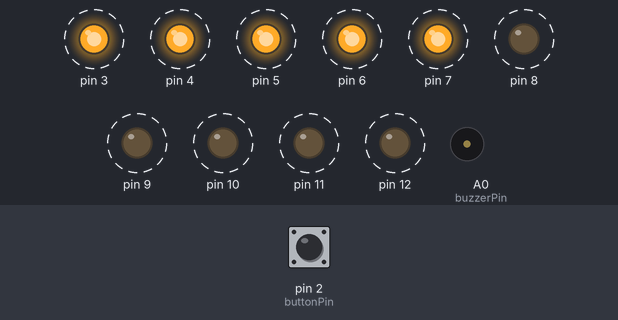
Bench run of a sketch on a simulated Arduino Uno, built with avr-gcc and run on an emulated ATmega328P. Shown: output pins drawn as LEDs (lit = HIGH), buzzer (waves = sounding). Dashed ring = blinking. Inputs (shaded band) come from the test bench; at power-on: pin 2 (buttonPin) HIGH.

Above: at 1.2 s.
1.3 s: pin 2 (buttonPin) pulled LOW for 0.15 s
At 1.9 s:
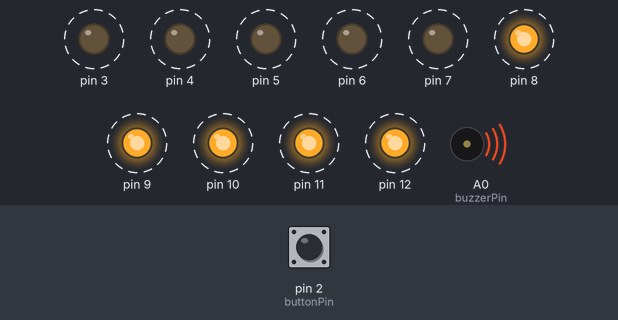
4.4 s: pin 2 (buttonPin) pulled LOW for 1 s
At 4.58 s:
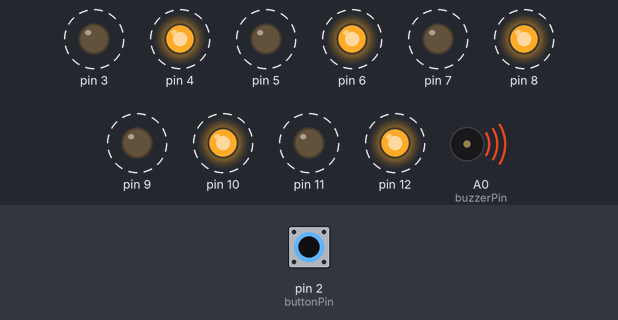
7.4 s: pin 2 (buttonPin) pulled LOW for 3.2 s
Timing chart, 0 to 18.1 s (numbered marks = the images above; inputs shaded):
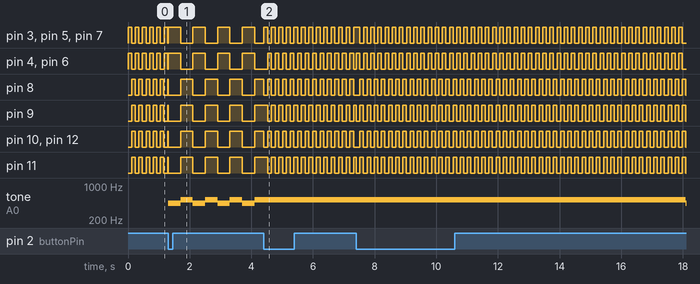

Measured:
- after the input at 1.3 s, pin 3–12: alternates HIGH for 0.40 s and LOW for 0.40 s, starting at once
- after the input at 4.4 s, pin 3, pin 5, pin 7, pin 8, pin 10, pin 12: alternates HIGH for 0.12 s and LOW for 0.12 s, starting at once; pin 4, pin 6, pin 9, pin 11: alternates HIGH for 0.12 s and LOW for 0.12 s, starting after 0.25 s; tone on A0 (buzzerPin): stops changing and stays 523 Hz
- by itself, pin 3–7: alternates HIGH for 0.12 s and LOW for 0.12 s
- by itself, pin 8–12: alternates HIGH for 0.11 s and LOW for 0.12 s
- by itself, tone on A0 (buzzerPin): alternates 523 Hz for 0.40 s and 440 Hz for 0.40 s

The sketch:

UNO_R3_Siren_00.ino
```cpp
const int buttonPin = 2;
const int buzzerPin = A0;
const int firstLed = 3;
const int lastLed = 12;

volatile int modeSirine = 1;
volatile unsigned long lastDebounceTime = 0;

void setup() {
  for (int i = firstLed; i <= lastLed; i++) {
    pinMode(i, OUTPUT);
  }
  pinMode(buzzerPin, OUTPUT);
  pinMode(buttonPin, INPUT_PULLUP);

  attachInterrupt(digitalPinToInterrupt(buttonPin), gantiMode, FALLING);
}

void loop() {
  matikanSemuaLed();
  noTone(buzzerPin);

  int modeAktif = modeSirine;

  if (modeAktif == 1) {
    sirinePemadam();
  } else if (modeAktif == 2) {
    sirineAmbulans();
  } else if (modeAktif == 3) {
    sirinePolisi();
  }
}

void gantiMode() {
  unsigned long currentTime = millis();
  if (currentTime - lastDebounceTime > 250) {
    modeSirine++;
    if (modeSirine > 3) {
      modeSirine = 1;
    }
    lastDebounceTime = currentTime;
  }
}


void matikanSemuaLed() {
  for (int i = firstLed; i <= lastLed; i++) {
    digitalWrite(i, LOW);
  }
}


void sirinePemadam() {
  int modeAwal = modeSirine;

  for(int hz = 440; hz < 1000; hz += 25){
    if (modeSirine != modeAwal) return;
    tone(buzzerPin, hz, 50);
    delay(5);
    for(int i = 3; i <= 7; i++) digitalWrite(i, HIGH);
  }

  for(int hz = 1000; hz > 440; hz -= 25){
    if (modeSirine != modeAwal) return;
    tone(buzzerPin, hz, 50);
    delay(5);
    for(int i = 3; i <= 7; i++) {
      digitalWrite(i, LOW);
      digitalWrite(i + 5, HIGH);
    }
  }
}

void sirineAmbulans() {
  int modeAwal = modeSirine;

  tone(buzzerPin, 440);
  for(int i = 3; i <= 7; i++) digitalWrite(i, HIGH);

  for(int d = 0; d < 40; d++) {
    if (modeSirine != modeAwal) return;
    delay(10);
  }

  matikanSemuaLed();

  tone(buzzerPin, 523);
  for(int i = 8; i <= 12; i++) digitalWrite(i, HIGH);

  for(int d = 0; d < 40; d++) {
    if (modeSirine != modeAwal) return;
    delay(10);
  }
}

void sirinePolisi() {
  int modeAwal = modeSirine;

  for(int i = 3; i <= 11; i += 2) digitalWrite(i, HIGH);
  for(int hz = 600; hz < 1200; hz += 10){
    if (modeSirine != modeAwal) return;
    tone(buzzerPin, hz, 20);
    delay(2);
  }

  matikanSemuaLed();

  for(int i = 4; i <= 12; i += 2) digitalWrite(i, HIGH);
  for(int hz = 1200; hz > 600; hz -= 10){
    if (modeSirine != modeAwal) return;
    tone(buzzerPin, hz, 20);
    delay(2);
  }
}
```
